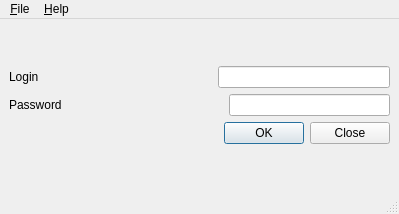
<?xml version="1.0" encoding="UTF-8"?>
<ui version="4.0">
 <author>Chuvorkin M.Y.</author>
 <class>LoginWindow</class>
 <widget class="QMainWindow" name="LoginWindow">
  <property name="geometry">
   <rect>
    <x>0</x>
    <y>0</y>
    <width>399</width>
    <height>214</height>
   </rect>
  </property>
  <property name="sizePolicy">
   <sizepolicy hsizetype="Preferred" vsizetype="Preferred">
    <horstretch>0</horstretch>
    <verstretch>0</verstretch>
   </sizepolicy>
  </property>
  <property name="windowTitle">
   <string>Sign In</string>
  </property>
  <widget class="QWidget" name="centralwidget">
   <layout class="QVBoxLayout" name="verticalLayout_3">
    <item>
     <layout class="QVBoxLayout" name="verticalLayout_2">
      <item>
       <layout class="QVBoxLayout" name="verticalLayout">
        <item>
         <layout class="QHBoxLayout" name="horizontalLayout">
          <item>
           <widget class="QLabel" name="loginLabel">
            <property name="text">
             <string>Login</string>
            </property>
           </widget>
          </item>
          <item>
           <spacer name="horizontalSpacer">
            <property name="orientation">
             <enum>Qt::Horizontal</enum>
            </property>
            <property name="sizeHint" stdset="0">
             <size>
              <width>40</width>
              <height>20</height>
             </size>
            </property>
           </spacer>
          </item>
          <item>
           <widget class="QLineEdit" name="loginEdit">
            <property name="echoMode">
             <enum>QLineEdit::Normal</enum>
            </property>
           </widget>
          </item>
         </layout>
        </item>
        <item>
         <layout class="QHBoxLayout" name="horizontalLayout_2">
          <item>
           <widget class="QLabel" name="passwordLabel">
            <property name="text">
             <string>Password</string>
            </property>
           </widget>
          </item>
          <item>
           <spacer name="horizontalSpacer_2">
            <property name="orientation">
             <enum>Qt::Horizontal</enum>
            </property>
            <property name="sizeHint" stdset="0">
             <size>
              <width>40</width>
              <height>20</height>
             </size>
            </property>
           </spacer>
          </item>
          <item>
           <widget class="QLineEdit" name="passwordEdit">
            <property name="echoMode">
             <enum>QLineEdit::Password</enum>
            </property>
           </widget>
          </item>
         </layout>
        </item>
       </layout>
      </item>
      <item>
       <widget class="QDialogButtonBox" name="buttonBox">
        <property name="standardButtons">
         <set>QDialogButtonBox::Close|QDialogButtonBox::Ok</set>
        </property>
       </widget>
      </item>
     </layout>
    </item>
   </layout>
  </widget>
  <widget class="QMenuBar" name="menubar">
   <property name="geometry">
    <rect>
     <x>0</x>
     <y>0</y>
     <width>399</width>
     <height>26</height>
    </rect>
   </property>
   <widget class="QMenu" name="menuFile">
    <property name="title">
     <string>&amp;File</string>
    </property>
    <addaction name="actionExit"/>
   </widget>
   <widget class="QMenu" name="menuHelp">
    <property name="title">
     <string>&amp;Help</string>
    </property>
    <addaction name="actionAbout"/>
   </widget>
   <addaction name="menuFile"/>
   <addaction name="menuHelp"/>
  </widget>
  <widget class="QStatusBar" name="statusbar"/>
  <action name="actionExit">
   <property name="text">
    <string>&amp;Exit</string>
   </property>
  </action>
  <action name="actionAbout">
   <property name="text">
    <string>&amp;About</string>
   </property>
  </action>
 </widget>
 <resources/>
 <connections/>
</ui>
